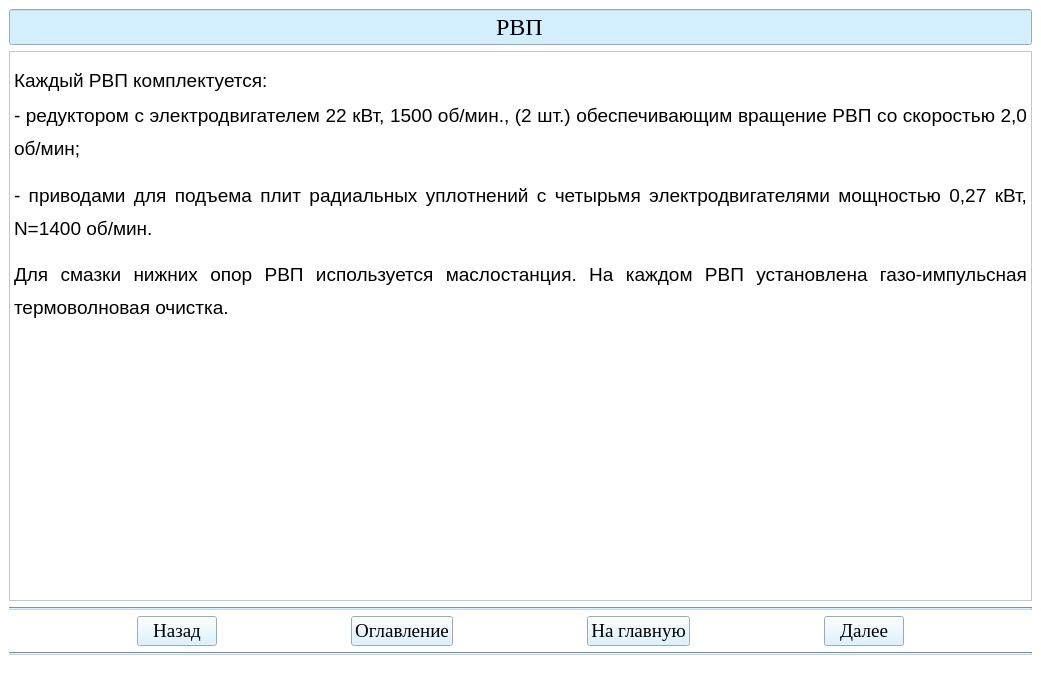
<?xml version="1.0" encoding="UTF-8"?>
<ui version="4.0">
 <class>Teoria5Window</class>
 <widget class="QMainWindow" name="Teoria5Window">
  <property name="geometry">
   <rect>
    <x>0</x>
    <y>0</y>
    <width>1041</width>
    <height>686</height>
   </rect>
  </property>
  <property name="windowTitle">
   <string>АУК</string>
  </property>
  <property name="styleSheet">
   <string notr="true">background-color: rgb(255, 255, 255);</string>
  </property>
  <widget class="QWidget" name="centralwidget">
   <layout class="QGridLayout" name="gridLayout">
    <item row="3" column="0">
     <widget class="Line" name="line">
      <property name="styleSheet">
       <string notr="true">background-color: rgb(191, 216, 230);</string>
      </property>
      <property name="orientation">
       <enum>Qt::Horizontal</enum>
      </property>
     </widget>
    </item>
    <item row="4" column="0">
     <layout class="QHBoxLayout" name="horizontalLayout">
      <item>
       <spacer name="horizontalSpacer_2">
        <property name="orientation">
         <enum>Qt::Horizontal</enum>
        </property>
        <property name="sizeHint" stdset="0">
         <size>
          <width>40</width>
          <height>20</height>
         </size>
        </property>
       </spacer>
      </item>
      <item>
       <widget class="QPushButton" name="btn_return5">
        <property name="sizePolicy">
         <sizepolicy hsizetype="Minimum" vsizetype="Fixed">
          <horstretch>0</horstretch>
          <verstretch>0</verstretch>
         </sizepolicy>
        </property>
        <property name="font">
         <font>
          <family>Times New Roman</family>
          <pointsize>14</pointsize>
          <weight>50</weight>
          <bold>false</bold>
         </font>
        </property>
        <property name="styleSheet">
         <string notr="true">background-color: rgb(211, 239, 255);
color: rgb(0, 0, 0);</string>
        </property>
        <property name="text">
         <string>Назад</string>
        </property>
       </widget>
      </item>
      <item>
       <spacer name="horizontalSpacer_5">
        <property name="orientation">
         <enum>Qt::Horizontal</enum>
        </property>
        <property name="sizeHint" stdset="0">
         <size>
          <width>40</width>
          <height>20</height>
         </size>
        </property>
       </spacer>
      </item>
      <item>
       <widget class="QPushButton" name="btn_oglavlenie5">
        <property name="font">
         <font>
          <family>Times New Roman</family>
          <pointsize>14</pointsize>
         </font>
        </property>
        <property name="styleSheet">
         <string notr="true">background-color: rgb(211, 239, 255);
color: rgb(0, 0, 0);</string>
        </property>
        <property name="text">
         <string>Оглавление</string>
        </property>
       </widget>
      </item>
      <item>
       <spacer name="horizontalSpacer">
        <property name="orientation">
         <enum>Qt::Horizontal</enum>
        </property>
        <property name="sizeHint" stdset="0">
         <size>
          <width>40</width>
          <height>20</height>
         </size>
        </property>
       </spacer>
      </item>
      <item>
       <widget class="QPushButton" name="btn_glavnaya5">
        <property name="font">
         <font>
          <family>Times New Roman</family>
          <pointsize>14</pointsize>
          <weight>50</weight>
          <bold>false</bold>
         </font>
        </property>
        <property name="styleSheet">
         <string notr="true">background-color: rgb(211, 239, 255);
color: rgb(0, 0, 0);</string>
        </property>
        <property name="text">
         <string>На главную</string>
        </property>
       </widget>
      </item>
      <item>
       <spacer name="horizontalSpacer_3">
        <property name="orientation">
         <enum>Qt::Horizontal</enum>
        </property>
        <property name="sizeHint" stdset="0">
         <size>
          <width>40</width>
          <height>20</height>
         </size>
        </property>
       </spacer>
      </item>
      <item>
       <widget class="QPushButton" name="btn_dalee5">
        <property name="font">
         <font>
          <family>Times New Roman</family>
          <pointsize>14</pointsize>
          <weight>50</weight>
          <bold>false</bold>
         </font>
        </property>
        <property name="styleSheet">
         <string notr="true">background-color: rgb(211, 239, 255);
color: rgb(0, 0, 0);</string>
        </property>
        <property name="text">
         <string>Далее</string>
        </property>
       </widget>
      </item>
      <item>
       <spacer name="horizontalSpacer_4">
        <property name="orientation">
         <enum>Qt::Horizontal</enum>
        </property>
        <property name="sizeHint" stdset="0">
         <size>
          <width>40</width>
          <height>20</height>
         </size>
        </property>
       </spacer>
      </item>
     </layout>
    </item>
    <item row="0" column="0">
     <layout class="QVBoxLayout" name="verticalLayout">
      <item>
       <widget class="QLineEdit" name="lineEdit">
        <property name="font">
         <font>
          <family>Times New Roman</family>
          <pointsize>18</pointsize>
         </font>
        </property>
        <property name="styleSheet">
         <string notr="true">background-color: rgb(211, 239, 255);</string>
        </property>
        <property name="text">
         <string>РВП</string>
        </property>
        <property name="alignment">
         <set>Qt::AlignCenter</set>
        </property>
       </widget>
      </item>
     </layout>
    </item>
    <item row="1" column="0">
     <widget class="QTextBrowser" name="textBrowser_2">
      <property name="html">
       <string>&lt;!DOCTYPE HTML PUBLIC &quot;-//W3C//DTD HTML 4.0//EN&quot; &quot;http://www.w3.org/TR/REC-html40/strict.dtd&quot;&gt;
&lt;html&gt;&lt;head&gt;&lt;meta name=&quot;qrichtext&quot; content=&quot;1&quot; /&gt;&lt;style type=&quot;text/css&quot;&gt;
p, li { white-space: pre-wrap; }
&lt;/style&gt;&lt;/head&gt;&lt;body style=&quot; font-family:'MS Shell Dlg 2'; font-size:8.25pt; font-weight:400; font-style:normal;&quot;&gt;
&lt;p align=&quot;justify&quot; style=&quot;-qt-paragraph-type:empty; margin-top:0px; margin-bottom:0px; margin-left:0px; margin-right:0px; -qt-block-indent:0; text-indent:0px;&quot;&gt;&lt;br /&gt;&lt;/p&gt;
&lt;p align=&quot;justify&quot; style=&quot; margin-top:0px; margin-bottom:0px; margin-left:0px; margin-right:0px; -qt-block-indent:0; text-indent:0px;&quot;&gt;&lt;span style=&quot; font-family:'Times New Roman,serif'; font-size:14pt;&quot;&gt;Каждый РВП комплектуется:&lt;/span&gt;&lt;span style=&quot; font-size:8pt;&quot;&gt; &lt;/span&gt;&lt;/p&gt;
&lt;p align=&quot;justify&quot; style=&quot; margin-top:12px; margin-bottom:0px; margin-left:0px; margin-right:0px; -qt-block-indent:0; text-indent:0px; line-height:150%;&quot;&gt;&lt;span style=&quot; font-family:'Times New Roman,serif'; font-size:14pt;&quot;&gt;- редуктором с электродвигателем 22 кВт, 1500 об/мин., (2 шт.) обеспечивающим вращение РВП со скоростью 2,0 об/мин;&lt;/span&gt;&lt;span style=&quot; font-size:8pt;&quot;&gt; &lt;/span&gt;&lt;/p&gt;
&lt;p align=&quot;justify&quot; style=&quot; margin-top:12px; margin-bottom:0px; margin-left:0px; margin-right:0px; -qt-block-indent:0; text-indent:0px; line-height:150%;&quot;&gt;&lt;span style=&quot; font-family:'Times New Roman,serif'; font-size:14pt;&quot;&gt;- приводами для подъема плит радиальных уплотнений с четырьмя электродвигателями мощностью 0,27 кВт, N=1400 об/мин.&lt;/span&gt;&lt;span style=&quot; font-size:8pt;&quot;&gt; &lt;/span&gt;&lt;/p&gt;
&lt;p align=&quot;justify&quot; style=&quot; margin-top:12px; margin-bottom:0px; margin-left:0px; margin-right:0px; -qt-block-indent:0; text-indent:0px; line-height:150%;&quot;&gt;&lt;span style=&quot; font-family:'Times New Roman,serif'; font-size:14pt;&quot;&gt;Для смазки нижних опор РВП используется маслостанция. На каждом РВП установлена газо-импульсная термоволновая очистка.&lt;/span&gt;&lt;span style=&quot; font-size:8pt;&quot;&gt; &lt;/span&gt;&lt;/p&gt;&lt;/body&gt;&lt;/html&gt;</string>
      </property>
     </widget>
    </item>
    <item row="5" column="0">
     <widget class="Line" name="line_2">
      <property name="styleSheet">
       <string notr="true">background-color: rgb(191, 216, 230);</string>
      </property>
      <property name="orientation">
       <enum>Qt::Horizontal</enum>
      </property>
     </widget>
    </item>
   </layout>
  </widget>
  <widget class="QStatusBar" name="statusbar"/>
 </widget>
 <resources/>
 <connections/>
</ui>
